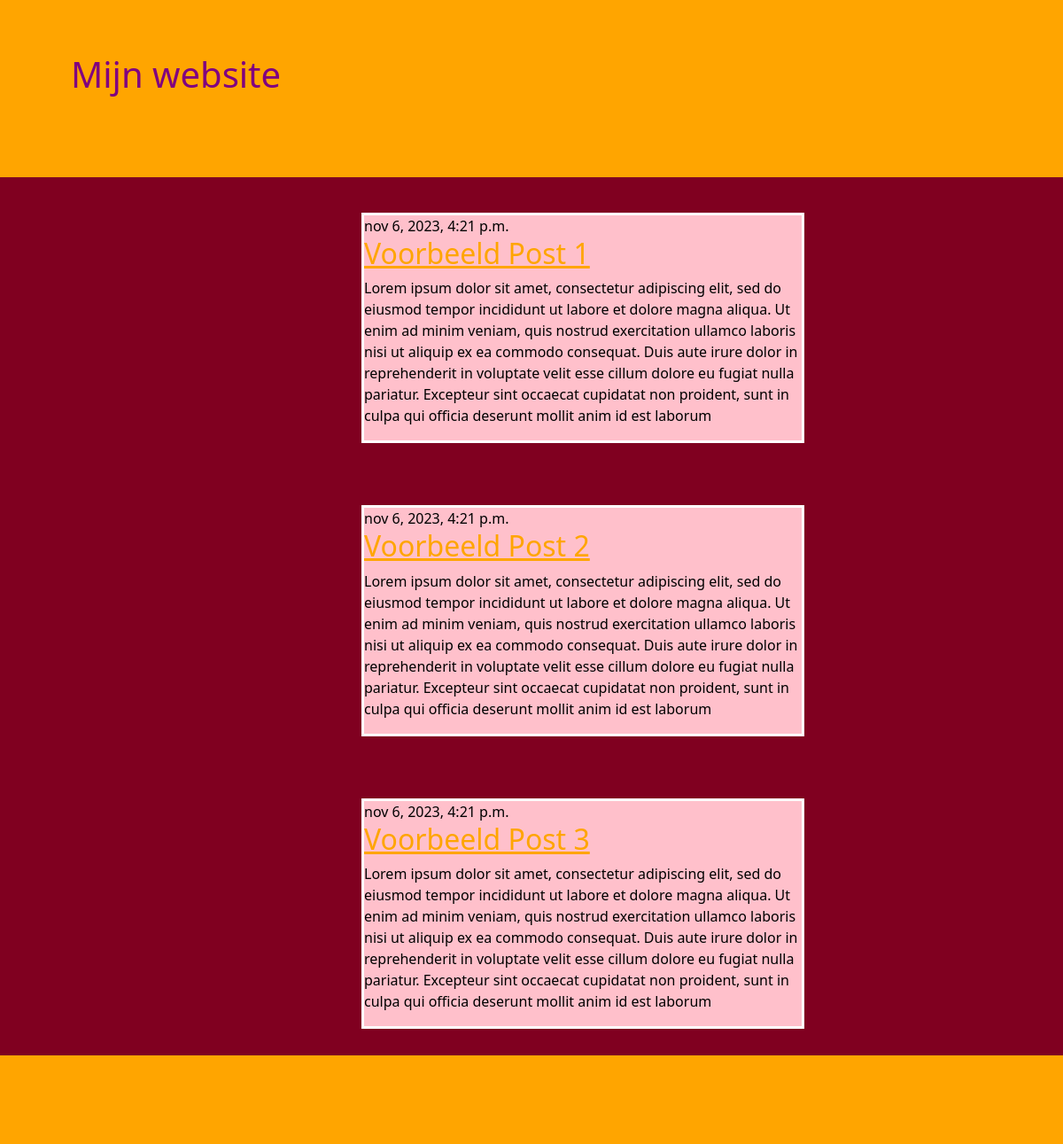
The page / on the database its author committed.
### blog/models.py (models this page shows, shortened)
class Post(models.Model):
   author = models.ForeignKey(settings.AUTH_USER_MODEL, on_delete=models.CASCADE)
   title = models.CharField(max_length=200)
   text = models.TextField()
   created_date = models.DateTimeField(default=timezone.now)
   published_date = models.DateTimeField(blank=True, null=True)

### blog/views.py (the view)
# urls.py: path('', views.post_list, name='post_list'),
def post_list(request):
   posts = Post.objects.filter(published_date__lte=timezone.now()).order_by('published_date')
   return render(request, 'blog/post_list.html', {'posts': posts})

### blog/templates/blog/post_list.html (shortened to what this page needs)
{% load static %}
<!DOCTYPE html>
<html lang="en">
<head>
<link href=
"https://cdn.jsdelivr.net/npm/bootstrap@5.1.3/dist/css/bootstrap.min.css"
rel="stylesheet"
integrity=
"sha384-1BmE4kWBq78iYhFldvKuhfTAU6auU8tT94WrHftjDbrCEXSU1oBoqyl2QvZ6jIW3"
crossorigin="anonymous">
<link rel="stylesheet" href="{% static 'css/stijl.css' %}">
</head>
<body>
<header>
<h1>Mijn website</h1>
</header>
    {% block content %}
    {% for post in posts %}
<div class="container-xs">
        <div class="row row-cols-2">
            <div class="col-12 col-md-4">
            </div>
            <div class="col-12 col-md-8">
                <div class="article">
<article class="post">
<time class="date">
    {{ post.published_date }}
</time>
<h2><a href="">{{ post.title }}</a></h2>
<p>{{ post.text|linebreaksbr }}</p>
</article>
    </div>
         </div>
         </div>
         </div>
{% endfor %}
{% endblock %}
<footer></footer>
</body>
</html>

### blog/static/css/stijl.css (style rules this page uses)
body { background-color: #800020; color: black; }
h1 { position: absolute; color: purple; top: 30%; left: 80px; }
.article { width: 500px; margin-top: 40px; margin-left: 0px; margin-bottom: 30px; border: 3px solid white; background-color: pink; }
header { position: relative; background-color: orange; height: 200px; }
footer { background-color: orange; height: 100px; }
a { color: orange; }

### rows shown on the page
Post: published_date "nov 6, 2023, 4:21 p.m.", title "Voorbeeld Post 1", text "Lorem ipsum dolor sit amet, consectetur adipiscing elit, sed do eiusmod tempor incididunt ut labore et dolore magna aliqua. Ut enim ad minim veniam, quis nostrud exercitation ullamco laboris nisi ut aliquip ex ea commodo consequat. Duis aute irure dolor in reprehenderit in voluptate velit esse cillum dolore eu fugiat nulla pariatur. Excepteur sint occaecat cupidatat non proident, sunt in culpa qui officia deserunt mollit anim id est laborum"
Post: published_date "nov 6, 2023, 4:21 p.m.", title "Voorbeeld Post 2", text "Lorem ipsum dolor sit amet, consectetur adipiscing elit, sed do eiusmod tempor incididunt ut labore et dolore magna aliqua. Ut enim ad minim veniam, quis nostrud exercitation ullamco laboris nisi ut aliquip ex ea commodo consequat. Duis aute irure dolor in reprehenderit in voluptate velit esse cillum dolore eu fugiat nulla pariatur. Excepteur sint occaecat cupidatat non proident, sunt in culpa qui officia deserunt mollit anim id est laborum"
Post: published_date "nov 6, 2023, 4:21 p.m.", title "Voorbeeld Post 3", text "Lorem ipsum dolor sit amet, consectetur adipiscing elit, sed do eiusmod tempor incididunt ut labore et dolore magna aliqua. Ut enim ad minim veniam, quis nostrud exercitation ullamco laboris nisi ut aliquip ex ea commodo consequat. Duis aute irure dolor in reprehenderit in voluptate velit esse cillum dolore eu fugiat nulla pariatur. Excepteur sint occaecat cupidatat non proident, sunt in culpa qui officia deserunt mollit anim id est laborum"
